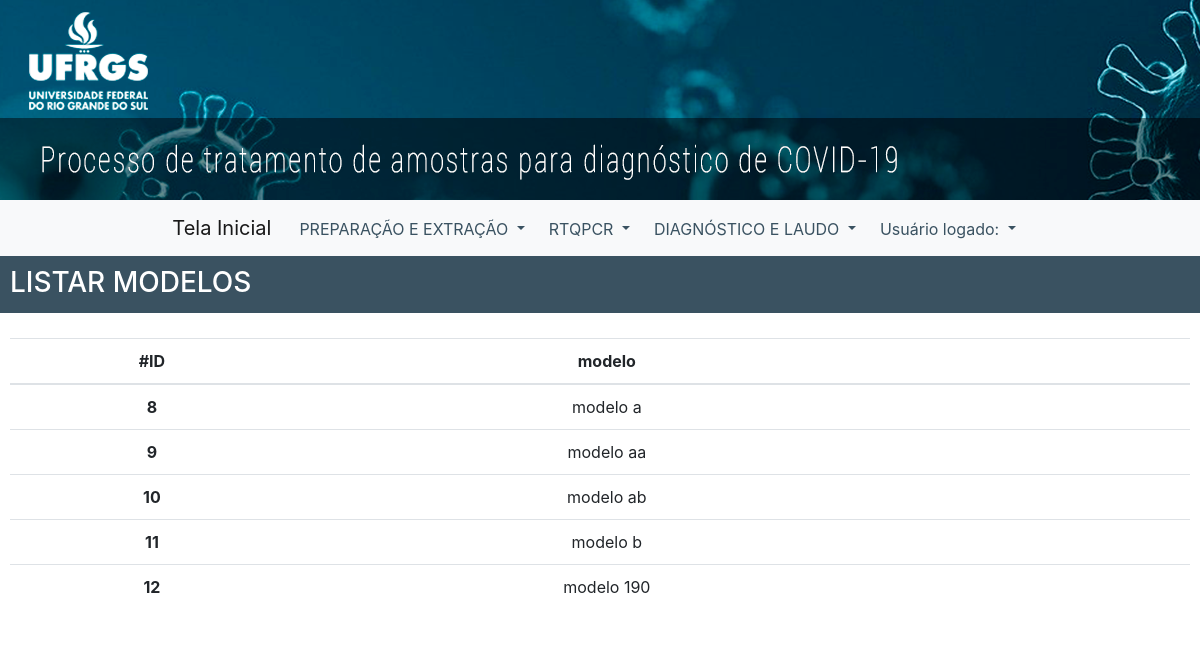
Page /acoes/Modelo/listar_modelo.php on the committed database.
### tables this page shows
CREATE TABLE `tb_modelo` (
  `idModelo` int(11) NOT NULL,
  `modelo` varchar(100) NOT NULL,
  `index_modelo` varchar(100) NOT NULL
);

### classes/Modelo/ModeloRN.php (called while the page is built, shortened)
<?php
require_once __DIR__ . '/../Excecao/Excecao.php';
require_once __DIR__ . '/ModeloBD.php';
class ModeloRN{
    public function listar(Modelo $modelo,$numLimite = null) {
        $objBanco = new Banco();
        try {
            $objExcecao = new Excecao();
            $objBanco->abrirConexao();
            $objBanco->abrirTransacao();
            $objModeloBD = new ModeloBD();
            $arr = $objModeloBD->listar($modelo,$numLimite,$objBanco);
            $objBanco->confirmarTransacao();
            $objBanco->fecharConexao();
            return $arr;
        }catch (Throwable $e){
            $objBanco->cancelarTransacao();
            throw new Excecao('Erro listando o modelo.',$e);
        }
    }
}

### classes/Configuracao.php (called while the page is built, shortened)
<?php
class Configuracao{
    private static $instance;
    public static  function getInstance(){
        if(self::$instance == null){
            self::$instance= new Configuracao();
        }
        return self::$instance;
    }
    private function getArray(){
        return array(
            'versao' => '1.0.0',
            'producao' => false,
            'banco' => array('servidor' => 'localhost',
                'nome' => 'amostras_covid19',
                'usuario' => 'root',
                'senha' => ''),
        );
    }
    public function getValor($strChave){
        $arr = $this->getArray();
        return $arr[$strChave];
    }
}

### classes/Banco/Banco.php (called while the page is built, shortened)
<?php
require_once __DIR__ . '/../Configuracao.php';
class Banco {
    private static $conn;
    private static $flagGlobal_conexao=false;
    private $flagLocal_conexao;
    private static $flagGlobal_transacao=false;
    private $flagLocal_transacao;
    function __construct() {
        $this->flagLocal_conexao = false;
        $this->flagLocal_transacao = false;
    }
    public function abrirConexao() {
        try {
            if (!self::$flagGlobal_conexao) {
                $array_config = Configuracao::getInstance()->getValor('banco');
                if (Configuracao::getInstance()->getValor('producao')) {
                    self::$conn = mysqli_init();
                    if (!self::$conn) {
                        throw new Exception("Erro inicializando conexão com o banco de dados: " . mysqli_connect_error());
                    }
                    mysqli_real_connect(self::$conn, $array_config['servidor'], $array_config['usuario'], $array_config['senha'], $array_config['nome'], null, null, MYSQLI_CLIENT_SSL);
                } else {
                    self::$conn = mysqli_connect($array_config['servidor'], $array_config['usuario'], $array_config['senha'], $array_config['nome']);
                }
                self::$flagGlobal_conexao= true;
                $this->flagLocal_conexao = true;
            }
        } catch (Exception $e) {
            $msg = "Erro abrindo conexão com o banco de dados.";
            $prod = Configuracao::getInstance()->getValor('producao');
            if ($prod) {
                $exc = new Exception($msg);
            } else {
                $exc = new Exception($msg, $e->getCode(), $e);
            }
            throw $exc;
        }
    }
    public function fecharConexao() {
        if($this->flagLocal_conexao){
            self::$flagGlobal_conexao = false;
            $this->flagLocal_conexao = false;
        }
    }
    public function abrirTransacao() {
        if(!self::$flagGlobal_transacao){
            mysqli_autocommit(self::$conn, false);
            self::$flagGlobal_transacao = true;
            $this->flagLocal_transacao = true;
        }
    }
    public function confirmarTransacao() {
        if($this->flagLocal_transacao){
            mysqli_commit(self::$conn);
            mysqli_autocommit(self::$conn, true);
            self::$flagGlobal_transacao = false;
            $this->flagLocal_transacao = false;
        }
    }
    public function consultarSql($sql, $arrCamposBind = null) {
        $arrResultado = array();
        if (($stmt = mysqli_prepare(self::$conn, $sql)) === FALSE) {
            throw new Exception(mysqli_error(self::$conn));
        }
        if (mysqli_stmt_execute($stmt) === FALSE) {
            throw new Exception(mysqli_error(self::$conn));
        }
        $resultado = mysqli_stmt_get_result($stmt);
        while ($registro = mysqli_fetch_array($resultado, MYSQLI_ASSOC)) {
            $arrResultado[] = $registro;
        }
        RETURN $arrResultado;
    }
}

### classes/Excecao/Excecao.php (called while the page is built, shortened)
<?php
class Excecao extends Exception {
    function __construct($texto = null, $e = null) {
        $this->array_validacoes = array();
    }
}

### classes/Modelo/Modelo.php (called while the page is built, shortened)
<?php
class Modelo{
    private $idModelo;
    private $modelo;
    private $index_modelo;
    function getIdModelo() {
        return $this->idModelo;
    }
    function getModelo() {
        return $this->modelo;
    }
    function getIndex_modelo() {
        return $this->index_modelo;
    }
    function setIdModelo($idModelo) {
        $this->idModelo = $idModelo;
    }
    function setModelo($modelo) {
        $this->modelo = $modelo;
    }
    function setIndex_modelo($index_modelo) {
        $this->index_modelo = $index_modelo;
    }
}

### classes/Modelo/ModeloBD.php (called while the page is built, shortened)
<?php
require_once __DIR__ . '/../Banco/Banco.php';
class ModeloBD{
     public function listar(Modelo $objModelo,$numLimite=null, Banco $objBanco) {
         try{
            $SELECT = "SELECT * FROM tb_modelo";
             $WHERE = '';
             $arrayBind = array();
             $LIMIT = '';
             $arr = $objBanco->consultarSQL($SELECT.$WHERE.$LIMIT,$arrayBind);
            $array_modelo = array();
            foreach ($arr as $reg){
                $modelo = new Modelo();
                $modelo->setIdModelo($reg['idModelo']);
                $modelo->setModelo($reg['modelo']);
                $modelo->setIndex_modelo($reg['index_modelo']);
                $array_modelo[] = $modelo;
            }
            return $array_modelo;
        } catch (Throwable $ex) {
            throw new Excecao("Erro listando modelo no BD.",$ex);
        }
    }
}

### acoes/Modelo/listar_modelo.php (the view, shortened to what this page needs)
<?php
require_once '../classes/Pagina/Pagina.php';
require_once '../classes/Excecao/Excecao.php';
require_once '../classes/Modelo/Modelo.php';
require_once '../classes/Modelo/ModeloRN.php';
$objModelo = new Modelo();
$objModeloRN = new ModeloRN();
$html = '';
try{
    $arrModelos = $objModeloRN->listar($objModelo);
    foreach ($arrModelos as $m){
    $html.='<tr>
                <th scope="row">'.Pagina::formatar_html($m->getIdModelo()).'</th>
                <td>'.Pagina::formatar_html($m->getModelo()).'</td>
                <td>';
            $html .= '</td><td>';
            $html .='</td></tr>';
    }
} catch (Exception $ex) {
    Pagina::getInstance()->processar_excecao($ex);
}
echo '
    <div class="conteudo_listar">'.
       Pagina::montar_topo_listar('LISTAR MODELOS', 'cadastrar_modelo', 'NOVO MODELO').
        '<div class="conteudo_tabela">
            <table class="table table-hover">
              <thead>
                <tr>
                  <th scope="col">#ID</th>
                  <th scope="col">modelo</th>
                  <th scope="col"></th>
                  <th scope="col"></th>
                </tr>
              </thead>
              <tbody>'
                .$html.
              '</tbody>
            </table>
        </div>
    </div>';

### public_html/css/precadastros.css (style rules this page uses)
.conteudo_listar { background-color: #fff; }
.conteudo_listar .conteudo_tabela { margin-top: 10px; }
.conteudo_tabela { width: 100%; margin-top: 40px; padding:10px; }
td,th { text-align: center; }

### classes/Pagina/Pagina.php (style rules this page uses)
html,body { height: 100%; overflow-x: hidden; }

### rows in the picture
tb_modelo: idModelo "8", modelo "modelo a"
tb_modelo: idModelo "9", modelo "modelo aa"
tb_modelo: idModelo "10", modelo "modelo ab"
tb_modelo: idModelo "11", modelo "modelo b"
tb_modelo: idModelo "12", modelo "modelo 190"

### other values in the picture
$titulo "LISTAR MODELOS"
